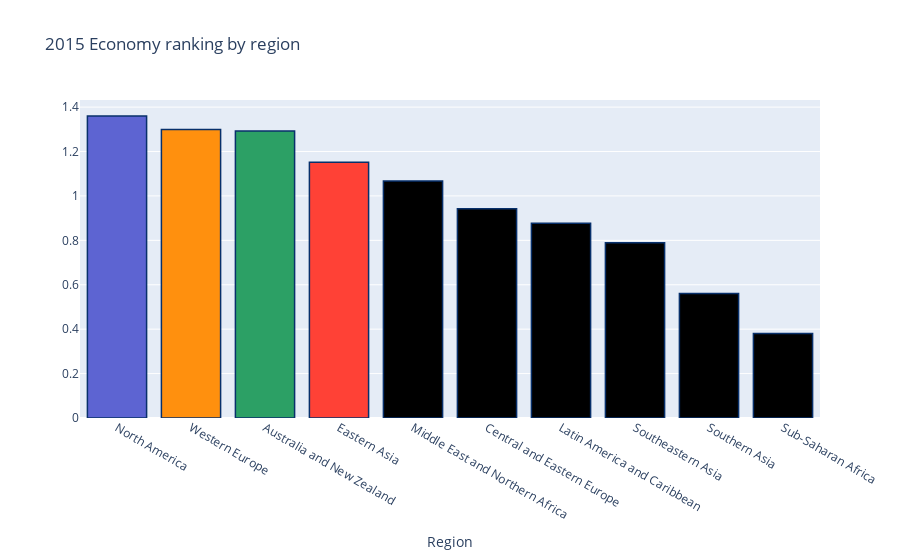

Here is the notebook cell this chart was saved with:
### Code cell
region_mean = data2015.groupby(['region'])['economy'].mean()
region_mean.sort_values(ascending=False, inplace=True)

# Bar Chart
trace1 = go.Bar(
    x=region_mean.index,
    y=region_mean.values,
    marker=dict(
        color=['rgb(93, 100, 210)', 'rgb(255, 144, 14)',
               'rgb(44, 160, 101)', 'rgb(255, 65, 54)'],
        line=dict(
            color='rgb(8,48,107)',
            width=1.5,
        )
    ),
)

data = [trace1]
layout = go.Layout(
    barmode='stack'
)
layout = dict(title = '2015 Economy ranking by region',
              xaxis= dict(title= 'Region',ticklen= 5,zeroline= False)
             )
fig = go.Figure(data=data, layout=layout)
iplot(fig)

### Figure 1 — Plotly figure (JSON) as saved in the notebook; plotly's stock layout.template omitted (floating-point values rounded to 4 significant figures)
{"data": [{"marker": {"color": ["rgb(93, 100, 210)", "rgb(255, 144, 14)", "rgb(44, 160, 101)", "rgb(255, 65, 54)"], "line": {"color": "rgb(8,48,107)", "width": 1.5}}, "type": "bar", "x": ["North America", "Western Europe", "Australia and New Zealand", "Eastern Asia", "Middle East and Northern Africa", "Central and Eastern Europe", "Latin America and Caribbean", "Southeastern Asia", "Southern Asia", "Sub-Saharan Africa"], "y": [1.36, 1.299, 1.292, 1.152, 1.067, 0.9424, 0.8768, 0.7891, 0.5605, 0.3805]}], "layout": {"title": {"text": "2015 Economy ranking by region"}, "xaxis": {"ticklen": 5, "title": {"text": "Region"}, "zeroline": false}}}
